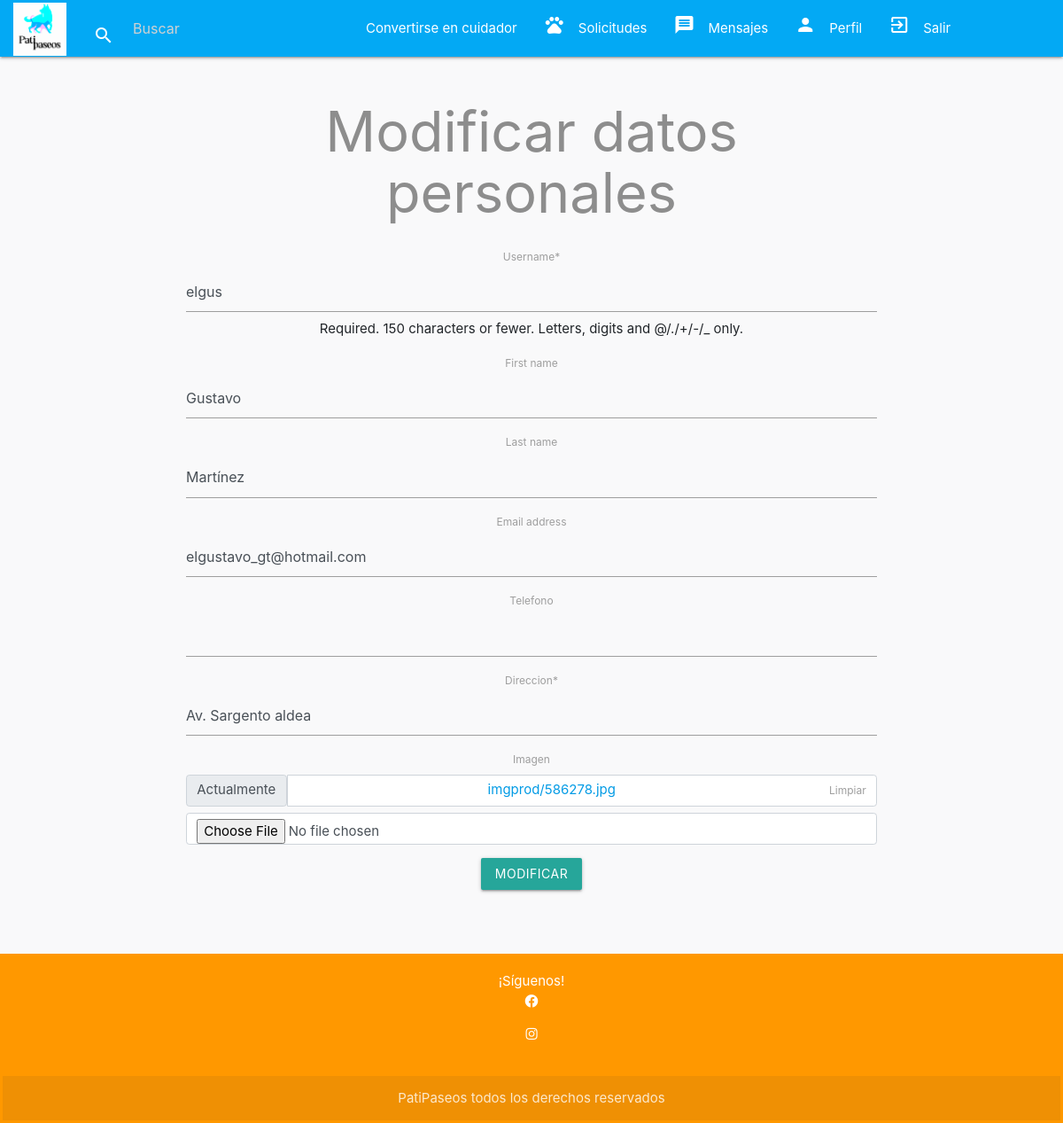
Before: /editar_perfil/1 (signed in) with the older database file.
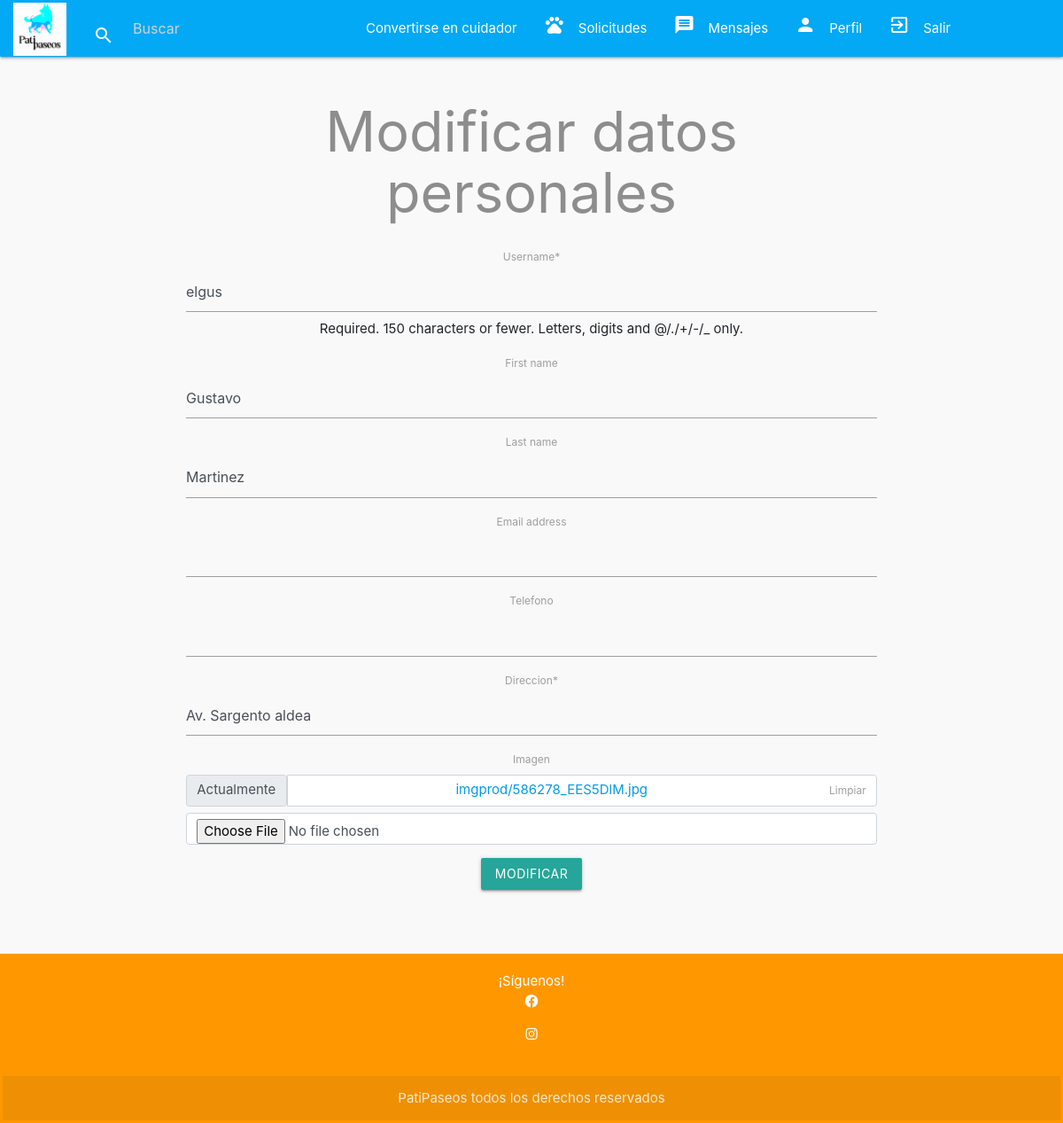
After: the same page with the newer database file.
### app_mascotas/models.py (models this page shows)
class Propietario(AbstractUser):
    rut = models.CharField(max_length=20, unique=True, default="")
    direccion = models.CharField(max_length=255, default="")
    imagen = models.ImageField(upload_to="imgprod", null=True, blank=True)
    es_cuidador = models.BooleanField(default=False)
    telefono = models.CharField(max_length=15, blank=True, null=True)

### app_mascotas/views.py (the view, shortened to what this page needs)
# urls.py: path('editar_perfil/<int:id>',views.editar_perfil, name='editar_perfil'),
@login_required
def editar_perfil(request,id):
    us = request.user
    print(us)
    user_role = request.session.get('user_role', None)
    form=frmEdit(instance=us)
    contexto={
        "form":form,
        "user_role": user_role,
    }
    return render(request,"app_mascotas/editar_perfil.html",contexto)

### app_mascotas/forms.py
class frmEdit(UserChangeForm):
    class Meta:
        model=Propietario
        fields=["username","first_name","last_name","email","direccion","telefono","imagen"]

### app_mascotas/templates/app_mascotas/editar_perfil.html (shortened to what this page needs)
{% extends 'app_mascotas/base.html' %}
{% load static %}
{% load crispy_forms_tags %}
{% block content %}
<div class="container" style="margin-top: 50px;">
    <form class="form" action="" method="post" enctype="multipart/form-data">
    <div>
        <h1 style="color: #8d8d8d;">Modificar datos personales</h1>
    </div>
    <form action="">
        <div class="row">
            <div class="col-sm-12">
                <div class="form-group">
                    {{ form.username|as_crispy_field }}
                    {{ form.first_name|as_crispy_field }}
                    {{ form.last_name|as_crispy_field }}
                    {{ form.email|as_crispy_field }}
                    {{ form.telefono|as_crispy_field}}
                    {{ form.direccion|as_crispy_field}}
                    {{ form.imagen|as_crispy_field}}
                   {% if form %}
                   <input type="submit" value="Modificar" class="btn btn-warning btn-lg text-white">
                   {% endif %}
    </form>
  </div>
 </div>
{% endblock content %}

Changed rows visible on the page:
changed Propietario "elgus": last_name "Martínez" → "Martinez"; email "elgustavo_gt@hotmail.com" → (not shown)
Other visible differences:
text no longer shown: "Imagen Actualmente imgprod/586278.jpg Limpiar"
text now shown: "Imagen Actualmente imgprod/586278_EES5DlM.jpg Limpiar"
